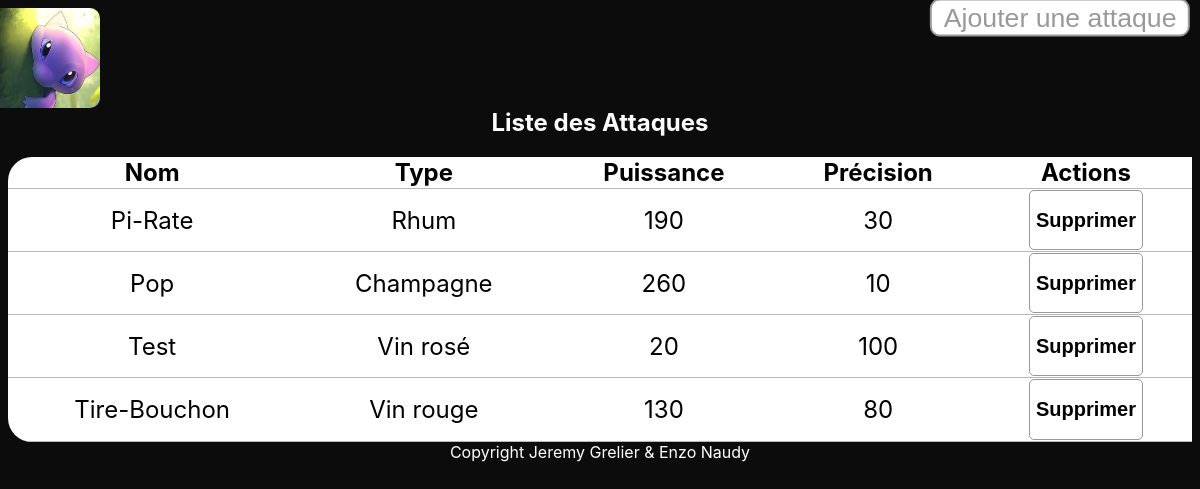
The app's page /Site/attaques.php, older data.
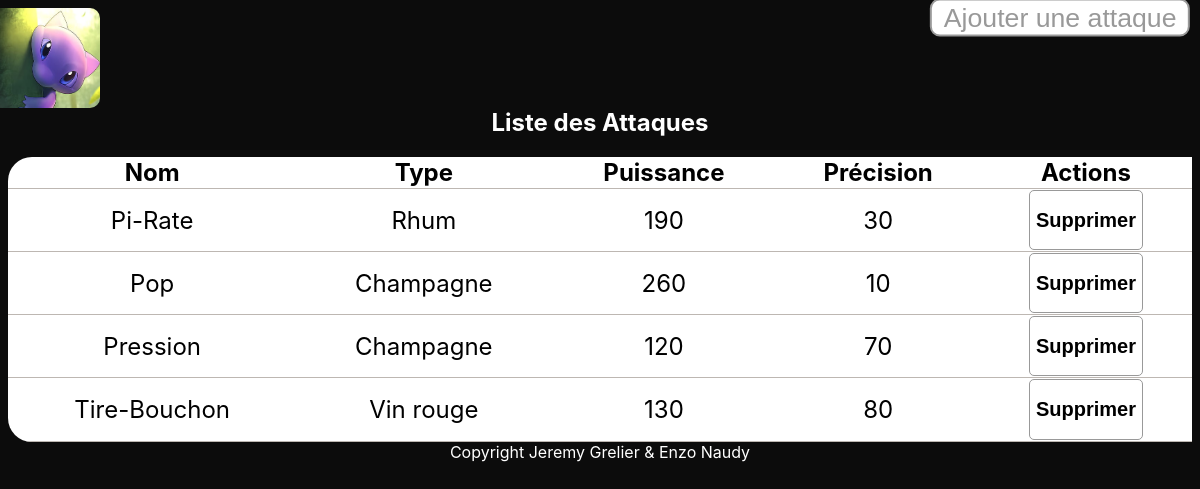
The same page, newer data.
### tables this page shows
CREATE TABLE IF NOT EXISTS `ATTAQUE` (
  `IdAttaque` int(11) NOT NULL AUTO_INCREMENT,
  `NomAttaque` text NOT NULL,
  `Puissance` int(11) NOT NULL,
  `Precision` int(11) NOT NULL,
  `TypeAttaque` int(11) NOT NULL,
  PRIMARY KEY (`IdAttaque`),
  KEY `TypeAttaque` (`TypeAttaque`)
);

CREATE TABLE IF NOT EXISTS `TYPE` (
  `IdType` int(11) NOT NULL AUTO_INCREMENT,
  `NomType` text NOT NULL,
  PRIMARY KEY (`IdType`)
);

### Site/attaques.php (the view, shortened to what this page needs)
<!DOCTYPE html>
<html>
<head>
  <link rel="stylesheet" href="css/monsite.css" />
</head>
<body>
  <?php include "topnav.php" ?>
  <div class="listeEspece">
    <h2>Liste des Attaques</h2>
    <?php
    include "connect.php";  ?>
    <table>
      <tr>
        <th>Nom</th>
        <th>Type</th>
        <th>Puissance</th>
        <th>Précision</th>
        <th>Actions</th>
      </tr>
      <?php
      $requete = "select * from ATTAQUE, TYPE where ATTAQUE.TypeAttaque = TYPE.idType order by ATTAQUE.nomAttaque asc";
      if ($res = $dbh->query($requete))
        $attaques =  $res->fetchAll();
      foreach ($attaques as $att) {
        echo '<td>' . $att['NomAttaque'] . '</td>';
        echo '<td>' . $att['NomType'] . '</td>';
        echo '<td>' . $att['Puissance'] . '</td>';
        echo '<td>' . $att['Precision'] . '</td>';
        echo '<td><form method="post" action="./delete/deleteAttaque.php">
                      <button type="submit" name="btnEnvoiForm" title="Envoyer"><h2 style="color:black">Supprimer</h2></button>
                      <input type="hidden" name="id" value="' . $att['IdAttaque'] . '"/>
                      <input type="hidden" name="name" value="' . $att['NomAttaque'] . '"/>
                    </form></td>';
      }
      ?>
    </table>
    <button id="openModal">Ajouter une attaque</button>
  </div>
  <?php include "footer.php" ?>
</body>
</html>

Row changes from the older to the newer data that the page shows:
removed attaque: NomAttaque "Test", TypeAttaque.NomType "Vin rosé", Puissance "20", Precision "100"
added attaque: NomAttaque "Pression", TypeAttaque.NomType "Champagne", Puissance "120", Precision "70"
